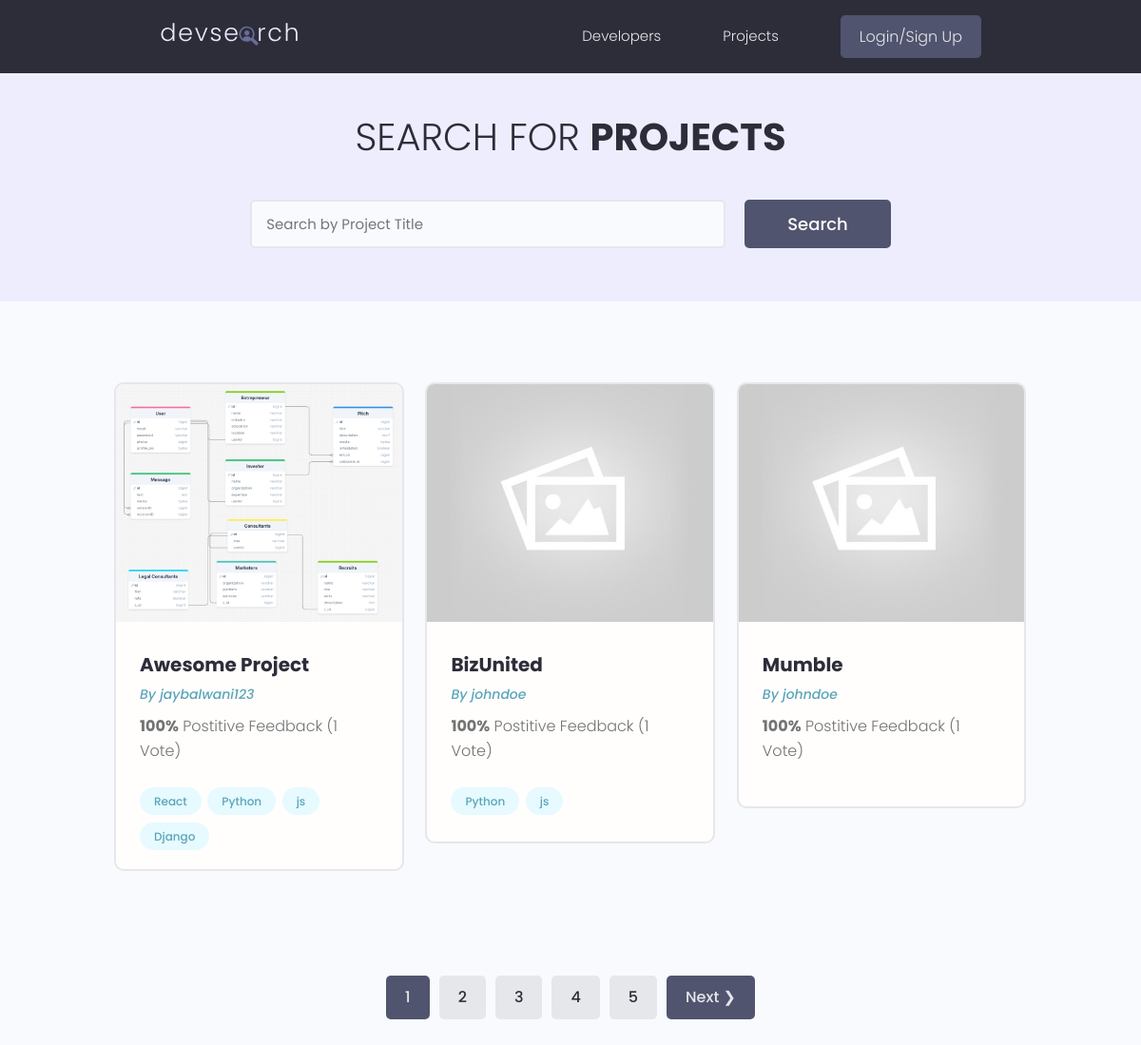
/projects/, run on the app's committed database.
### projects/models.py (models this page shows, shortened)
class Project(models.Model):
    owner = models.ForeignKey(Profile, null=True, blank=True, on_delete=models.SET_NULL)
    title = models.CharField(max_length=200)
    image = models.ImageField(null=True, blank=True, default="default.jpg")
    description = models.TextField(null=True, blank=True)
    demo_link = models.CharField(max_length=2000, null=True, blank=True)
    source_link = models.CharField(max_length=2000, null=True, blank=True)
    tags = models.ManyToManyField('Tag', blank=True)
    vote_total = models.IntegerField(default=0, null=True, blank=True)
    vote_ratio = models.IntegerField(default=0, null=True, blank=True)
    created = models.DateTimeField(auto_now_add=True)
    id = models.UUIDField(default=uuid.uuid4, primary_key=True, unique=True, editable=False)
    class Meta:
        ordering = ['-vote_ratio', '-vote_total', 'title']

class Tag(models.Model):
    name = models.CharField(max_length=200)
    created = models.DateTimeField(auto_now_add=True)
    id = models.UUIDField(default=uuid.uuid4, primary_key=True, unique=True, editable=False)

### users/models.py (models this page shows)
class Profile(models.Model):
    user = models.OneToOneField(User, null=True, blank=True, on_delete=models.CASCADE)
    username = models.CharField(max_length=50, null=True, blank=True)
    location = models.CharField(max_length=50, null=True, blank=True)
    name = models.CharField(max_length=200, null=True, blank=True)
    email = models.EmailField(max_length=200, null=True, blank=True)
    short_intro = models.CharField(max_length=200, null=True, blank=True)
    bio = models.TextField(null=True, blank=True)
    profile_pic = models.ImageField(null=True, blank=True, upload_to='profiles/', default='profiles/user-default.png')
    social_github = models.CharField(max_length=200, null=True, blank=True)
    social_twitter = models.CharField(max_length=200, null=True, blank=True)
    social_linkedin = models.CharField(max_length=200, null=True, blank=True)
    social_youtube = models.CharField(max_length=200, null=True, blank=True)
    social_website = models.CharField(max_length=200, null=True, blank=True)
    created = models.DateTimeField(auto_now_add=True)
    id = models.UUIDField(default=uuid.uuid4, primary_key=True, unique=True, editable=False)
    def __str__(self):
        return str(self.username)

### projects/views.py (the view)
# urls.py: path('projects/', views.getProjects),
def projects(request):
    search_query, projects = searchProjects(request)
    projects, custom_range = paginateProjects(request, projects)
    return render(request, 'projects/projects.html', {'projects': projects,
                                                       'search_query': search_query,
                                                         'custom_range': custom_range})

### projects/utilities.py (called while the page is built)
def searchProjects(request):
    search_query = ''
    if request.GET.get('search_query'):
        search_query = request.GET.get('search_query')
    tags = Tag.objects.filter(name__icontains=search_query)
    projects = Project.objects.distinct().filter(
        Q(title__icontains=search_query) |
        Q(owner__name__icontains=search_query) |
        Q(tags__in=tags)
    )
    return search_query, projects

def paginateProjects(request, projects):
    page = request.GET.get('page')
    results = 3
    paginator = Paginator(projects, results)
    try:
        projects = paginator.page(page)
    except PageNotAnInteger:
        page = 1
        projects = paginator.page(page)
    except EmptyPage:
        page = paginator.num_pages
        projects = paginator.page(page)
    leftIndex = int(page) - 4
    if leftIndex < 1:
        leftIndex = 1
    rightIndex = int(page) + 5
    if rightIndex > paginator.num_pages:
        rightIndex = paginator.num_pages + 1
    custom_range = range(leftIndex,rightIndex)
    return projects, custom_range

### projects/templates/projects/projects.html (shortened to what this page needs)
{% extends 'main.html' %}
{% block content %}
<main class="projects">
    <section class="hero-section text-center">
      <div class="container container--narrow">
        <div class="hero-section__box">
          <h2>Search for <span>Projects</span></h2>
        </div>
        <div class="hero-section__search">
          <form id="searchForm" class="form" action="" method="get">
            <div class="form__field">
              <input class="input input--text" id="formInput#search" type="text" name="search_query"
                placeholder="Search by Project Title" value="{{search_query}}"/>
            </div>
            <input class="btn btn--sub btn--lg" type="submit" value="Search" />
          </form>
        </div>
      </div>
    </section>
    <section class="projectsList">
      <div class="container">
        <div class="grid grid--three">
        {% for project in projects %}
          <div class="column">
            <div class="card project">
              <a href="{% url 'project' project.id %}" class="project">
                <img class="project__thumbnail" src="{{project.image.url}}" alt="project thumbnail" />
                <div class="card__body">
                  <h3 class="project__title">{{project.title}}</h3>
                  <p><a class="project__author" href="{% url 'user-profile' project.owner.id %}">By {{project.owner}}</a></p>
                  <p class="project--rating">
                    <span style="font-weight: bold;">{{project.vote_ratio}}%</span> Postitive
                    Feedback ({{project.vote_total}} Vote{{project.vote_total|pluralize:"s"}})
                  </p>
                  <div class="project__tags">
                    {% for tag in project.tags.all %}
                    <span class="tag tag--pill tag--main">
                      <small>{{tag.name}}</small>
                    </span>
                    {% endfor %}
                  </div>
                </div>
              </a>
            </div>
          </div>
          {% endfor %}
        </div>
      </div>
    </section>
    {% include 'pagination.html' with query_set=projects custom_range=custom_range %}
  </main>
{% endblock %}

### static/styles/app.css (style rules this page uses)
:root { --color-sub: #2d2d39; }
.btn--sub { background-color: var(--color-sub-light); }
.card { border: 2px solid var(--color-light); }
img { width: 100%; }
.hero-section { height: 40vh; display: flex; align-items: center; background-color: var(--color-sub); }
.hero-section__box { margin-bottom: 4rem; }
.hero-section__box > h2, .hero-section__box > h2 > span { font-size: 4rem; color: var(--color-light); line-height: 1.3; text-transform: uppercase; }
.hero-section__box > h2 { font-weight: 300; }
.hero-section__box > h2 > span { font-weight: 700; }
.hero-section__search > .form { display: flex; align-items: center; justify-content: center; gap: 2rem; }
.hero-section__search > .form input.input--text { width: 50rem; }
.project__author { font-size: 1.4rem; font-style: italic; }
.project--rating { margin-bottom: 1.6em; margin-top: .5em; }
.projects > .hero-section { background: var(--color-sub-lighter); height: 30vh; }
.projects .hero-section__box { margin-bottom: 2.5rem; }
.projects .hero-section__box > h2 { color: var(--color-sub); }
.projects .hero-section__box > h2 > span { font-weight: 700; color: var(--color-sub); }
.projectsList { margin-top: 8rem; }
.project__thumbnail { height: 25rem; object-fit: cover; object-position: top center; }
.project__title { font-size: 2rem; font-weight: 700; color: var(--color-sub); }

### static/uikit/styles/modules/_variables.css (style rules this page uses)
:root { --color-main: #5aa5b9; --color-main-light: #e6faff; --color-sub: #3f4156; --color-sub-light: #51546e; --color-sub-lighter: #ededfd; --color-text: #737373; --color-gray: #8b8b8b; --color-light: #e5e7eb; --color-light-gray: #767676; --color-bg: #f8fafd; --color-white: #fffefd; --color-white-light: #f3f3f3; --color-success: #359e64; --color-success-bg: #def8e8; --color-error: #fc4b0b; --color-error-bg: #fff2ee; --font-base: 'Poppins', arial, helvetica, 'Segoe UI', roboto, ubuntu, sans-serif; --font-monospace: 'Fira Code', 'Courier New', courier, monospace; --font-regular: 300; --font-medium: 500; --font-bold: 700; --generic-shadow: 1px 1px 5px #00000010; --generic-transition: all 0.3s ease-in-out; }

### static/uikit/styles/modules/_base.css (style rules this page uses)
* { margin: 0; padding: 0; box-sizing: border-box; text-rendering: optimizeLegibility; color: inherit; font-size: inherit; }
html { font-size: 50%; }
@media only screen and (min-width: 480px) { html { font-size: 56.25%; } }
@media only screen and (min-width: 1200px) { html { font-size: 62.5%; } }
body { line-height: 1.6; font-weight: 400; font-size: 1.5rem; color: var(--color-text); background-color: var(--color-bg); min-height: 100vh; }

### static/uikit/styles/modules/_typography.css (style rules this page uses)
* { font-family: var(--font-base); }
h2 { font-size: 3.6rem; font-weight: var(--font-bold); }
h3 { font-size: 3.2rem; font-weight: var(--font-medium); }
p, span, strong { font-size: 1.6rem; color: var(--color-text); font-weight: var(--font-regular); }
a { padding-bottom: 2px; text-decoration: none; display: inline-block; color: var(--color-main); font-weight: var(--font-medium); }

### static/uikit/styles/modules/_utilities.css (style rules this page uses)
.container { width: 92%; max-width: 165rem; margin: 0 auto; box-sizing: border-box; }
.container--narrow { width: 92%; max-width: 120rem; }
@media screen and (min-width: 1000px) { .container { width: 90%; } }
@media screen and (min-width: 1000px) { .container--narrow { width: 85%; } }
@media screen and (min-width: 1200px) { .container { width: 80%; } }
@media screen and (min-width: 1200px) { .container--narrow { width: 72%; } }
.text-center { text-align: center; }

### static/uikit/styles/modules/_button.css (style rules this page uses)
.btn { display: inline-block; position: relative; cursor: pointer; background-color: var(--color-light); font-weight: var(--font-medium); color: var(--color-sub); text-decoration: none; padding: 1rem 2rem; border-radius: 0.5rem; border: none; width: -webkit-fit-content; width: -moz-fit-content; width: fit-content; height: -webkit-fit-content; height: -moz-fit-content; height: fit-content; font-size: 1.6rem; outline-width: 0; outline-color: transparent; -webkit-backface-visibility: hidden; backface-visibility: hidden; transition: all 0.3s ease-in-out; }
.btn--sub { background-color: var(--color-sub); color: var(--color-white); }
.btn--lg { font-size: 1.8rem; padding: 1.2rem 4.5rem; }

### static/uikit/styles/modules/_card.css (style rules this page uses)
.card { border-radius: 1rem; background-color: var(--color-white); border: 1.5px solid var(--color-light); width: auto; height: auto; margin-top: 0.5rem; margin-bottom: 0.5rem; overflow: hidden; }
.card__body, .card__header { padding: 2rem 2.5rem; }

### data on the page
Project: image (picture), title "Awesome Project", owner "jaybalwani123", vote_ratio "100", vote_total "1"
Tag: name "React"
Tag: name "Python"
Tag: name "js"
Tag: name "Django"
Project: image (placeholder picture), title "BizUnited", owner "johndoe", vote_ratio "100", vote_total "1"
Project: image (placeholder picture), title "Mumble", owner "johndoe", vote_ratio "100", vote_total "1"

### other printed values
{{ page }} "1"
{{ page }} "2" "3" "4" "5"
